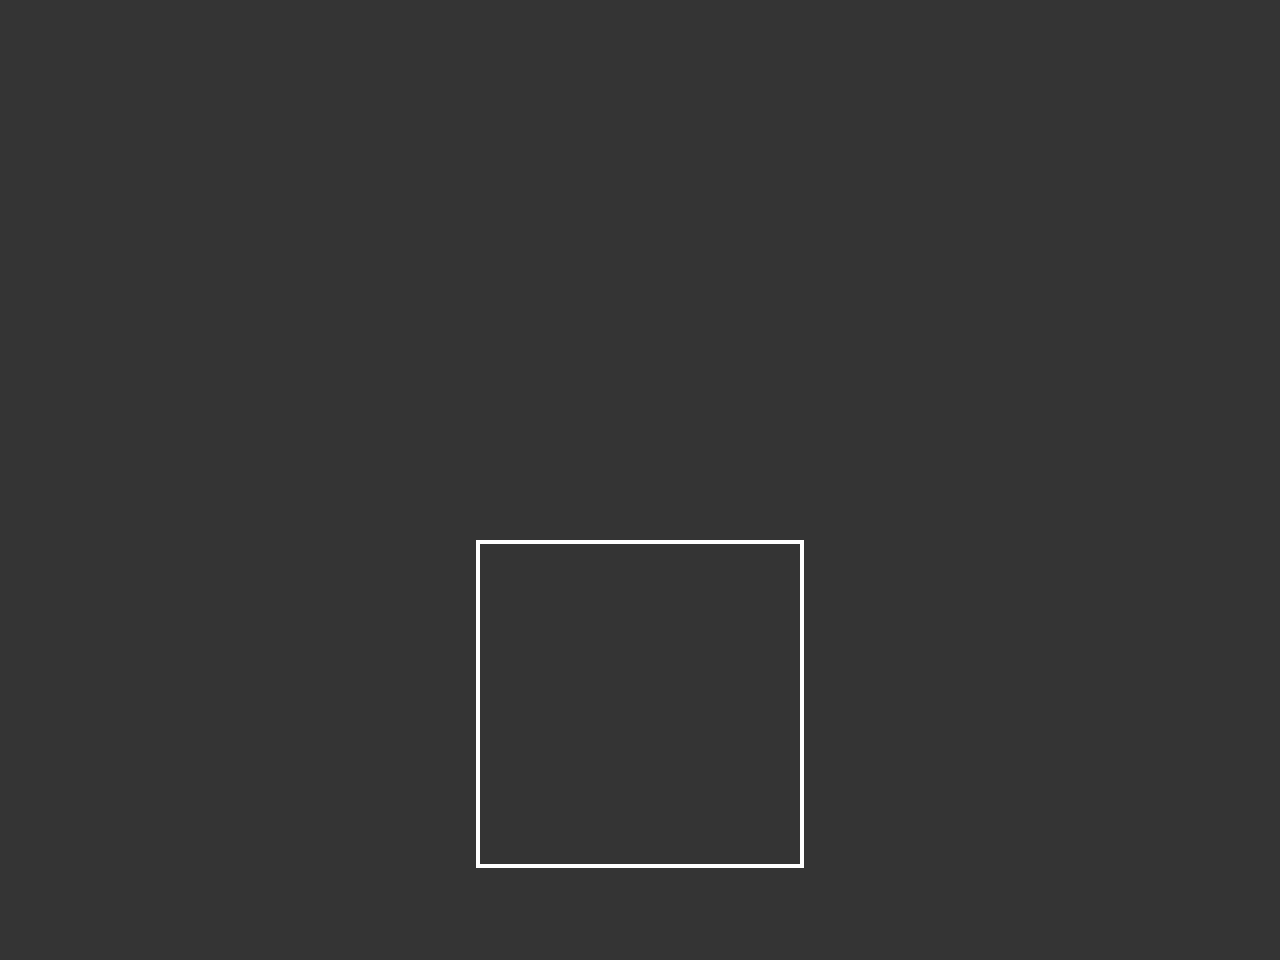

Below is a game level as drawn by its tile map, then a one-line description and the .tmx file that defines it, in full:
An orthogonal 20x15 tile map with 64x64 px tiles, 2 tile layers (layer1, layer2), 2 tilesets and 4 objects.

<map version="1.10" tiledversion="1.11.2" orientation="orthogonal" renderorder="right-down" width="20" height="15" tilewidth="64" tileheight="64" infinite="0" nextlayerid="4" nextobjectid="5">
 <tileset firstgid="1" name="background" tilewidth="64" tileheight="64" tilecount="1" columns="1">
  <image source="texs/background.png" width="64" height="64" />
 </tileset>
 <tileset firstgid="2" name="sq" tilewidth="64" tileheight="64" tilecount="9" columns="3">
  <image source="texs/sq.png" width="192" height="192" />
 </tileset>
 <layer id="1" name="layer1" width="20" height="15">
  <data encoding="csv">
1,1,1,1,1,1,1,1,1,1,1,1,1,1,1,1,1,1,1,1,
1,1,1,1,1,1,1,1,1,1,1,1,1,1,1,1,1,1,1,1,
1,1,1,1,1,1,1,1,1,1,1,1,1,1,1,1,1,1,1,1,
1,1,1,1,1,1,1,1,1,1,1,1,1,1,1,1,1,1,1,1,
1,1,1,1,1,1,1,1,1,1,1,1,1,1,1,1,1,1,1,1,
1,1,1,1,1,1,1,1,1,1,1,1,1,1,1,1,1,1,1,1,
1,1,1,1,1,1,1,1,1,1,1,1,1,1,1,1,1,1,1,1,
1,1,1,1,1,1,1,1,1,1,1,1,1,1,1,1,1,1,1,1,
1,1,1,1,1,1,1,1,1,1,1,1,1,1,1,1,1,1,1,1,
1,1,1,1,1,1,1,1,1,1,1,1,1,1,1,1,1,1,1,1,
1,1,1,1,1,1,1,1,1,1,1,1,1,1,1,1,1,1,1,1,
1,1,1,1,1,1,1,1,1,1,1,1,1,1,1,1,1,1,1,1,
1,1,1,1,1,1,1,1,1,1,1,1,1,1,1,1,1,1,1,1,
1,1,1,1,1,1,1,1,1,1,1,1,1,1,1,1,1,1,1,1,
1,1,1,1,1,1,1,1,1,1,1,1,1,1,1,1,1,1,1,1
</data>
 </layer>
 <layer id="2" name="layer2" width="20" height="15">
  <data encoding="csv">
0,0,0,0,0,0,0,0,0,0,0,0,0,0,0,0,0,0,0,0,
0,0,0,0,0,0,0,0,0,0,0,0,0,0,0,0,0,0,0,0,
0,0,0,0,0,0,0,0,0,0,0,0,0,0,0,0,0,0,0,0,
0,0,0,0,0,0,0,0,0,0,0,0,0,0,0,0,0,0,0,0,
0,0,0,0,0,0,0,0,0,0,0,0,0,0,0,0,0,0,0,0,
0,0,0,0,0,0,0,0,0,0,0,0,0,0,0,0,0,0,0,0,
0,0,0,0,0,0,0,0,0,0,0,0,0,0,0,0,0,0,0,0,
0,0,0,0,0,0,0,0,0,0,0,0,0,0,0,0,0,0,0,0,
0,0,0,0,0,0,0,2,3,3,3,3,4,0,0,0,0,0,0,0,
0,0,0,0,0,0,0,5,0,0,0,0,7,0,0,0,0,0,0,0,
0,0,0,0,0,0,0,5,0,0,0,0,7,0,0,0,0,0,0,0,
0,0,0,0,0,0,0,5,0,0,0,0,7,0,0,0,0,0,0,0,
0,0,0,0,0,0,0,5,0,0,0,0,7,0,0,0,0,0,0,0,
0,0,0,0,0,0,0,8,9,9,9,9,10,0,0,0,0,0,0,0,
0,0,0,0,0,0,0,0,0,0,0,0,0,0,0,0,0,0,0,0
</data>
 </layer>
 <objectgroup id="3" name="objects">
  <object id="1" x="475" y="539" width="329" height="7" />
  <object id="2" x="799" y="547" width="7" height="321" />
  <object id="3" x="475" y="863" width="325" height="5" />
  <object id="4" x="474" y="547" width="5" height="322" />
 </objectgroup>
</map>
